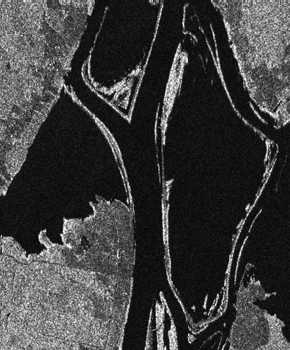
#> input picture Ottawa_1.bmp, 290 x 350 px
$ jupyter execute --allow-errors SpectroChangeNet.ipynb
#> lines starting #> are read from the running program, lines starting #| are printed output that depends on the picture
[cell 1]
"""Importing libraries"""
import numpy as np
import math
import random
import cv2
import torch
import torch.nn as nn
import torch.optim as optim
import torch.nn.functional as F
import scipy
import scipy.io as sio
from scipy import signal
from scipy.linalg import norm
from scipy.spatial.distance import cdist
import skimage
from skimage import io, measure
import torchvision
from torchvision import transforms
from collections import  Counter

[cell 2]
"""Checking GPU avilability"""
import torch
torch.cuda.is_available()
#> (this line was passed over: torch is not available in this run)

[cell 3]
def del2(im):
    """del2 (discrete laplacian operator)"""
    [ylen, xlen] = im.shape
    im_new = np.zeros([ylen, xlen], dtype=np.float32)
    for j in range(1, ylen-1):
        for i in range(1, xlen-1):
            im_new[j,i] = (im[j-1,i]+im[j+1,i]+im[j,i-1]+im[j,i+1])/4-im[j,i]
    return im_new
def srad(im, delta):
    """srad (speckle reducing anisotropic diffusion)"""
    q0 = 1
    for n in range(1, 6):
        [ylen, xlen] = im.shape
        X = np.zeros([ylen+2, xlen+2], dtype=np.float32)
        X[1:ylen+1, 1:xlen+1] = im
        #padding
        X[0, 1:xlen+1] = im[0, :]
        X[ylen+1, 1:xlen+1] = im[ylen-1, :]
        X[:, 0] = X[:, 1]
        X[:, xlen+1] = X[:, xlen]
        q0 = q0*np.exp(-delta)
        gRx = signal.convolve2d(X, [[0,0,0],[0,1,-1],[0,0,0]], mode='same', boundary='symm')
        gRy = signal.convolve2d(X, [[0,-1,0],[0,1,0],[0,0,0]], mode='same', boundary='symm')
        gLx = signal.convolve2d(X, [[0,0,0],[1,-1,0],[0,0,0]], mode='same', boundary='symm')
        gLy = signal.convolve2d(X, [[0,0,0],[0,-1,0],[0,1,0]], mode='same', boundary='symm')
        q1 = np.sqrt(gRx*gRx+gRy*gRy+gLx*gLx+gLy*gLy)/(X+0.0001)
        q2 = 4*del2(X)/(X+0.0001)
        q = np.sqrt(np.maximum(0, (1/2*(q1*q1)-1/16*(q2*q2))/((1+1/4*q2)*(1+1/4*q2)+0.01)))
        c = 1/(1+((q*q-q0*q0)/(q0*q0*(1+q0*q0))))
        d = signal.convolve2d(c, [[0,0,0],[0,0,-1],[0,0,0]],  mode='same', boundary='symm')* \
            signal.convolve2d(X, [[0,0,0],[0,1,-1],[0,0,0]], mode='same', boundary='symm')+ \
            signal.convolve2d(c, [[0,0,0],[0,-1,0],[0,0,0]],  mode='same', boundary='symm')* \
            signal.convolve2d(X, [[0,0,0],[-1,1,0],[0,0,0]], mode='same', boundary='symm')+ \
            signal.convolve2d(c, [[0,-1,0],[0,0,0],[0,0,0]],  mode='same', boundary='symm')* \
            signal.convolve2d(X, [[0,-1,0],[0,1,0],[0,0,0]], mode='same', boundary='symm')+ \
            signal.convolve2d(c, [[0,0,0],[0,-1,0],[0,0,0]],  mode='same', boundary='symm')* \
            signal.convolve2d(X, [[0,0,0],[0,1,0],[0,-1,0]], mode='same', boundary='symm')
        X = X+delta/4*d
        im = X[1:ylen+1, 1:xlen+1]
    return im
def dicomp(im1, im2):
    """dicomp (dictionary learning and sparse coding)"""
    im1 = srad(im1, 0.15)
    im2 = srad(im2, 0.15)
    im_di = abs(np.log((im1+1)/(im2+1)))
    im_di = srad(im_di, 0.15)
    return im_di
def hcluster(pix_vec, im_di):
    """hcluster (hierarchical clustering)"""
    fcm = FCM(n_clusters=2)
    fcm.fit(pix_vec)
    fcm_lab = fcm.u.argmax(axis=1)
    if sum(fcm_lab==0)<sum(fcm_lab==1):
        ttr = round(sum(fcm_lab==0)*1.25)
        ttl = round(sum(fcm_lab==0)/1.10)
    else:
        ttr = round(sum(fcm_lab==1)*1.25)
        ttl = round(sum(fcm_lab==1)/1.10)
    fcm = FCM(n_clusters=5)
    fcm.fit(pix_vec)
    fcm_lab  = fcm.u.argmax(axis=1)
    ylen, xlen = im_di.shape
    idx = []
    idx_tmp = []
    idxmean = []
    res_lab = np.zeros(ylen*xlen, dtype=np.float32)
    for i in range(0, 5):
        idx_tmp.append(np.argwhere(fcm_lab==i))
        idxmean.append(im_di.reshape(ylen*xlen, 1)[idx_tmp[i]].mean())
    idx_sort = np.argsort(idxmean)
    for i in range(0, 5):
        idx.append(idx_tmp[idx_sort[i]])
    c = len(idx[4])
    res_lab[idx[4]] = 2
    flag_mid = 0
    for i in range(1, 5):
        c = c+len(idx[4-i])
        if c < ttl:
            res_lab[idx[4-i]] = 2
        elif c >= ttl and c < ttr:
            res_lab[idx[4-i]] = 1.5
            flag_mid = 1
        elif flag_mid == 0:
            res_lab[idx[4-i]] = 1.5
            flag_mid = 1
        else:
            res_lab[idx[4-i]] = 1
    res_lab = res_lab.reshape(ylen, xlen)
    return res_lab
class FCM:
    """Fuzzy C means"""
    def __init__(self, n_clusters=10, max_iter=150, m=2, error=1e-5, random_state=42):
        self.u, self.centers = None, None
        self.n_clusters = n_clusters
        self.max_iter = max_iter
        self.m = m
        self.error = error
        self.random_state = random_state
    def fit(self, X):
        N = X.shape[0]
        C = self.n_clusters
        centers = []
        r = np.random.RandomState(self.random_state)
        u = r.rand(N,C)
        u = u / np.tile(u.sum(axis=1)[np.newaxis].T,C)
        iteration = 0
        while iteration < self.max_iter:
            u2 = u.copy()
            centers = self.next_centers(X, u)
            u = self.next_u(X, centers)
            iteration += 1
            #Stopping rule
            if norm(u - u2) < self.error:
                break
        self.u = u
        self.centers = centers
        return self
    def next_centers(self, X, u):
        um = u ** self.m
        return (X.T @ um / np.sum(um, axis=0)).T
    def next_u(self, X, centers):
        return self._predict(X, centers)
    def _predict(self, X, centers):
        power = float(2 / (self.m - 1))
        temp = cdist(X, centers) ** power
        denominator_ = temp.reshape((X.shape[0], 1, -1)).repeat(temp.shape[-1], axis=1)
        denominator_ = temp[:, :, np.newaxis] / denominator_
        return 1 / denominator_.sum(2)
    # [5 lines left out: function predict, not called in this run]

[cell 4]
"""Reading input images"""
image1 = cv2.imread('Ottawa_1.bmp')
#> image1 is the input picture: shape (350, 290, 3); min 0, max 255, mean 60.9
image2 = cv2.imread('Ottawa_2.bmp')
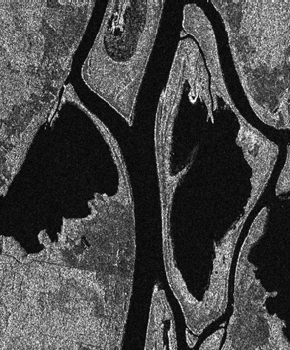
#> input picture Ottawa_2.bmp, 290 x 350 px
#> image2 is the input picture: shape (350, 290, 3); min 0, max 255, mean 71.6
"""Resizing image2 as like image1 (can be skipped if image size's are same)"""
image2 = cv2.resize(image2, (image1.shape[1], image1.shape[0]))
print(image1.shape)
#| (350, 290, 3)
print(image2.shape)
#| (350, 290, 3)

[cell 5]
patch_size = 7

[cell 6]
# [7 lines left out: function image_normalize, not called in this run]
def image_padding(data,r):
    """Image padding"""
    if len(data.shape)==3:
        data_new=np.lib.pad(data,((r,r),(r,r),(0,0)),'constant',constant_values=0)
        return data_new
    if len(data.shape)==2:
        data_new=np.lib.pad(data,r,'constant',constant_values=0)
        return data_new
def arr(length):
  """Array"""
  arr=np.arange(length-1)
  random.shuffle(arr)
  print(arr)
  return arr

[cell 7]
def createTrainingCubes(X, y, patch_size):
    """Creating training cubes"""
    margin = int((patch_size - 1) / 2)
    zeroPaddedX = image_padding(X, margin)
    ele_num1 = np.sum(y==1)
    ele_num2 = np.sum(y==2)
    patchesData_1 = np.zeros( (ele_num1, patch_size, patch_size, X.shape[2]) )
    patchesLabels_1 = np.zeros(ele_num1)
    patchesData_2 = np.zeros((ele_num2, patch_size, patch_size, X.shape[2]))
    patchesLabels_2 = np.zeros(ele_num2)
    patchIndex_1 = 0
    patchIndex_2 = 0
    for r in range(margin, zeroPaddedX.shape[0] - margin):
        for c in range(margin, zeroPaddedX.shape[1] - margin):
            if y[r-margin, c-margin] == 1 :
                patch_1 = zeroPaddedX[r - margin:r + margin + 1, c - margin:c + margin + 1]
                patchesData_1[patchIndex_1, :, :, :] = patch_1
                patchesLabels_1[patchIndex_1] = y[r-margin, c-margin]
                patchIndex_1 = patchIndex_1 + 1
            elif y[r-margin, c-margin] == 2 :
                patch_2 = zeroPaddedX[r - margin:r + margin + 1, c - margin:c + margin + 1]
                patchesData_2[patchIndex_2, :, :, :] = patch_2
                patchesLabels_2[patchIndex_2] = y[r-margin, c-margin]
                patchIndex_2 = patchIndex_2 + 1
    patchesLabels_1 = patchesLabels_1-1
    patchesLabels_2 = patchesLabels_2-1
    arr_1=arr(len(patchesData_1))
    arr_2=arr(len(patchesData_2))
    train_len=min(10000,len(patchesData_1) + len(patchesData_2))
    pdata=np.zeros((train_len, patch_size, patch_size, X.shape[2]))
    plabels = np.zeros(train_len)
    i = 0
    j = 0
    for k in range(train_len):
        if k < len(patchesData_1):
            pdata[k,:,:,:]=patchesData_1[arr_1[i],:,:,:]
            plabels[k]=patchesLabels_1[arr_1[i]]
            i += 1
        else:
            pdata[k,:,:,:]=patchesData_2[arr_2[j],:,:,:]
            plabels[k]=patchesLabels_2[arr_2[j]]
            j += 1
    return pdata, plabels

[cell 8]
def createTestingCubes(X, patch_size):
    """Creating testing cubes"""
    margin = int((patch_size - 1) / 2)
    zeroPaddedX = image_padding(X, margin)
    patchesData = np.zeros( (X.shape[0]*X.shape[1], patch_size, patch_size, X.shape[2]) )
    patchIndex = 0
    for r in range(margin, zeroPaddedX.shape[0] - margin):
        for c in range(margin, zeroPaddedX.shape[1] - margin):
            patch = zeroPaddedX[r - margin:r + margin + 1, c - margin:c + margin + 1]
            patchesData[patchIndex, :, :, :] = patch
            patchIndex = patchIndex + 1
    return patchesData

[cell 9]
# [10 lines left out: function postprocess, not called in this run]

[cell 10]
"""Transforming images to float32"""
im1 = image1[:, :, 0].astype(np.float32)
im2 = image2[:, :, 0].astype(np.float32)
im_di = dicomp(im1, im2)
#> after the loop in srad, `for n in range(1, 6):`:
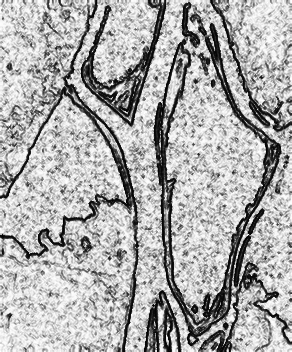
#> c: shape (352, 292) float64; min 0.0165, max 5.48, mean 3.74; drawn with min black and max white
#> after the loop in srad, `for n in range(1, 6):`: q0 = 0.472
#> call 2 of srad, with delta = 0.15
#> after the loop in srad (call 2), `for n in range(1, 6):`:
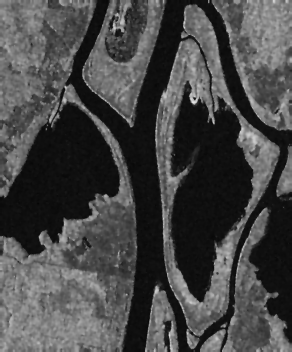
#> X: shape (352, 292) float64; min 5.96, max 229.4, mean 71.8
#> after the loop in srad (call 2), `for n in range(1, 6):`:
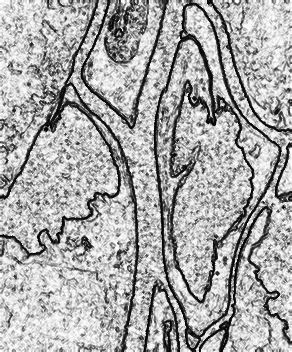
#> c: shape (352, 292) float64; min 0.00982, max 5.48, mean 3.65; drawn with min black and max white
#> call 3 of srad, with delta = 0.15
#> the loop in srad (call 3), `for n in range(1, 6):` made 5 passes
#> pass 1, in srad (call 3), `gLy = signal.convolve2d(X, [[0,0,0],[0,-1,0],[0,1,0]], mode='same', bo..`:
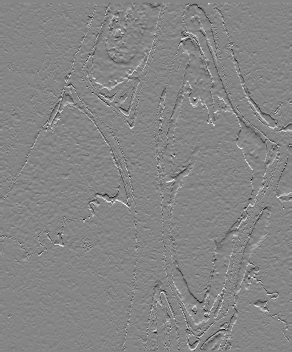
#> gLy: shape (352, 292) float64; min -1.78, max 1.62, mean 5.2e-05; drawn with min black and max white
#> after the loop in srad (call 3), `for n in range(1, 6):`:
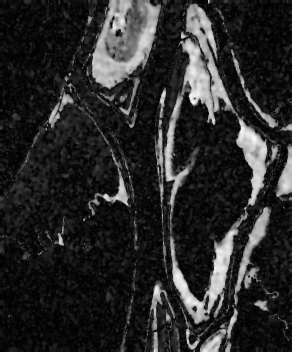
#> X: shape (352, 292) float64; min 0.00223, max 2.45, mean 0.405; drawn with min black and max white
#> after the loop in srad (call 3), `for n in range(1, 6):`:
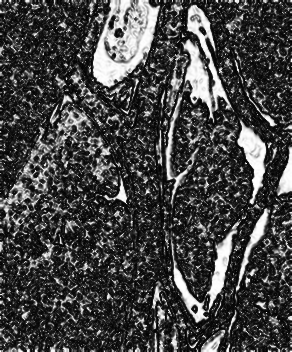
#> c: shape (352, 292) float64; min 0.000934, max 5.48, mean 1.49; drawn with min black and max white
ylen, xlen = im_di.shape
#> ylen = 350; xlen = 290
pix_vec = im_di.reshape([ylen*xlen, 1])
preclassify_lab = hcluster(pix_vec, im_di)
#> the loop in fit, `while iteration < self.max_iter:` made 20 passes
#> centers on passes 1 to 12: [0.406, 0.405], [0.408, 0.404], [0.413, 0.399], [0.436, 0.38], [0.535, 0.325], [0.915, 0.238], [1.37, 0.18], [1.56, 0.175], [1.62, 0.179], [1.64, 0.181], [1.65, 0.182], [1.65, 0.182]
#> after the loop in fit, `while iteration < self.max_iter:`: iteration = 20
#> in fit, `self.u = u`: self.u = 101500 pairs, first value 7.21e-11 to 1, second value 4.36e-10 to 1
#> in fit, `self.centers = centers`: self.centers = [1.65, 0.182]
#> in hcluster, `ttr = round(sum(fcm_lab==0)*1.25)`: ttr = 19122
#> in hcluster, `ttl = round(sum(fcm_lab==0)/1.10)`: ttl = 13907
#> the loop in fit (call 2), `while iteration < self.max_iter:` made 150 passes
#> centers on passes 1 to 12: [0.409, 0.407, 0.405, 0.405, 0.406], [0.415, 0.409, 0.399, 0.402, 0.405], [0.44, 0.416, 0.382, 0.392, 0.403], [0.532, 0.449, 0.334, 0.36, 0.399], [0.799, 0.572, 0.256, 0.299, 0.41], [1.17, 0.82, 0.179, 0.246, 0.453], [1.48, 0.982, 0.127, 0.24, 0.472], [1.67, 1.03, 0.0999, 0.247, 0.478], [1.77, 1.07, 0.0899, 0.247, 0.483], [1.81, 1.11, 0.0865, 0.245, 0.49], [1.83, 1.14, 0.0852, 0.244, 0.498], [1.84, 1.17, 0.0847, 0.243, 0.507]
#> after the loop in hcluster, `for i in range(0, 5):`: idx_tmp = 5 items; idxmean = [1.91, 1.45, 0.102, 0.307, 0.847]
#> in hcluster, `idx_sort = np.argsort(idxmean)`: idx_sort = [2, 3, 4, 1, 0]
#> after the loop in hcluster, `for i in range(0, 5):`: idx = 5 items
#> in hcluster, `c = len(idx[4])`: c = 7317
#> the loop in hcluster, `for i in range(1, 5):` made 4 passes
#> c on passes 1 to 4: 13232, 18704, 45956, 101500
#> after the loop in hcluster, `for i in range(1, 5):`: c = 101500
#> in hcluster, `res_lab = res_lab.reshape(ylen, xlen)`:
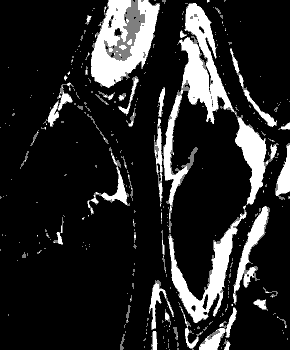
#> res_lab: shape (350, 290) float32; min 1, max 2, mean 1.16; drawn with min black and max white
print('hiearchical clustering finished')
mdata = np.zeros([im1.shape[0], im1.shape[1], 3], dtype=np.float32)
#> mdata: shape (350, 290, 3) float32; every value is 0
mdata[:,:,0] = im1
mdata[:,:,1] = im2
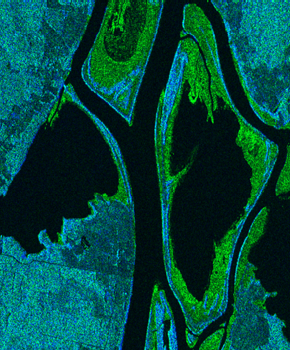
#> mdata: shape (350, 290, 3) float32; mean of channels 0, 1, 2 60.9, 71.6, 0; drawn as B, G, R
mdata[:,:,2] = im_di
mlabel = preclassify_lab
x_train, y_train = createTrainingCubes(mdata, mlabel, patch_size)
#> in image_padding, `data_new=np.lib.pad(data,((r,r),(r,r),(0,0)),'constant',constant_value..`:
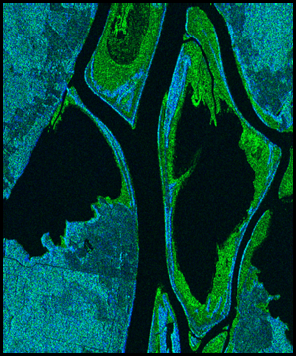
#> data_new: shape (356, 296, 3) float32; mean of channels 0, 1, 2 58.6, 68.9, 0.4; drawn as B, G, R
#> in createTrainingCubes, `ele_num1 = np.sum(y==1)`: ele_num1 = 82796
#> in createTrainingCubes, `ele_num2 = np.sum(y==2)`: ele_num2 = 13232
#> in createTrainingCubes, `patchesLabels_2 = np.zeros(ele_num2)`: patchesLabels_2 = 13232 values from 0 to 0
#> after the loop in createTrainingCubes, `for r in range(margin, zeroPaddedX.shape[0] - margin):`: patchIndex_1 = 82796; patchIndex_2 = 13232; patchesLabels_2 = 13232 values from 2 to 2
#> in createTrainingCubes, `patchesLabels_2 = patchesLabels_2-1`: patchesLabels_2 = 13232 values from 1 to 1
#> (printed output is left out)
#> (printed output is left out)
#> in createTrainingCubes, `arr_2=arr(len(patchesData_2))`: arr_2 = 13231 values, max 13230 at index 7986, min 0 at index 1448, mean 6615
#> in createTrainingCubes, `train_len=min(10000,len(patchesData_1) + len(patchesData_2))`: train_len = 10000
#> in createTrainingCubes, `plabels = np.zeros(train_len)`: plabels = 10000 values from 0 to 0
#> after the loop in createTrainingCubes, `for k in range(train_len):`: i = 10000; j = 0
#> y_train = 10000 values from 0 to 0
x_train = x_train.transpose(0, 3, 1, 2)
print('x train shape: ', x_train.shape)
#| x train shape:  (10000, 3, 7, 7)
print('y train shape: ', y_train.shape)
#| y train shape:  (10000,)
x_test = createTestingCubes(mdata, patch_size)
#> after the loop in createTestingCubes, `for r in range(margin, zeroPaddedX.shape[0] - margin):`: patchIndex = 101500
x_test = x_test.transpose(0, 3, 1, 2)
print('x test shape: ', x_test.shape)
#| x test shape:  (101500, 3, 7, 7)

[cell 11]
class TrainDS(torch.utils.data.Dataset):
    """Training dataset"""
    def __init__(self):
        self.len = x_train.shape[0]
        self.x_data = torch.FloatTensor(x_train)
        self.y_data = torch.LongTensor(y_train)
    def __getitem__(self, index):
        return self.x_data[index], self.y_data[index]
    def __len__(self):
        return self.len
#> (the rest of this cell did not finish here and is left out)

train_loader = torch.utils.data.DataLoader(dataset=trainset, batch_size=128, shuffle=True, num_workers=0)
class MRC(nn.Module):
    """Multi-region convolution"""
    # [28 lines left out: functions __init__, forward, not called in this run]
